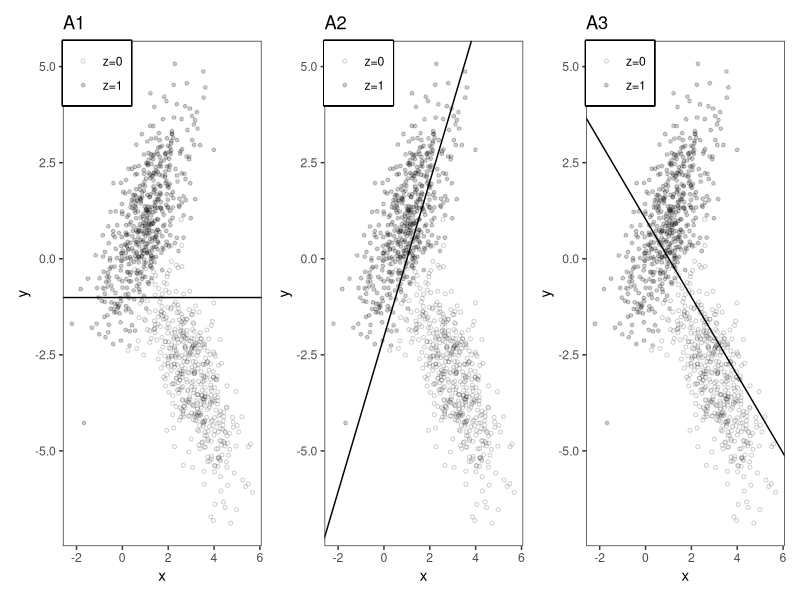
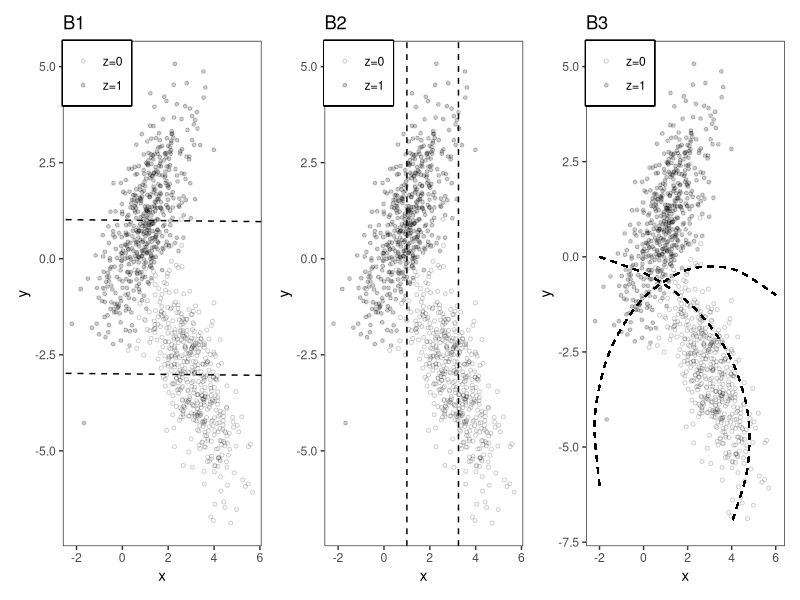
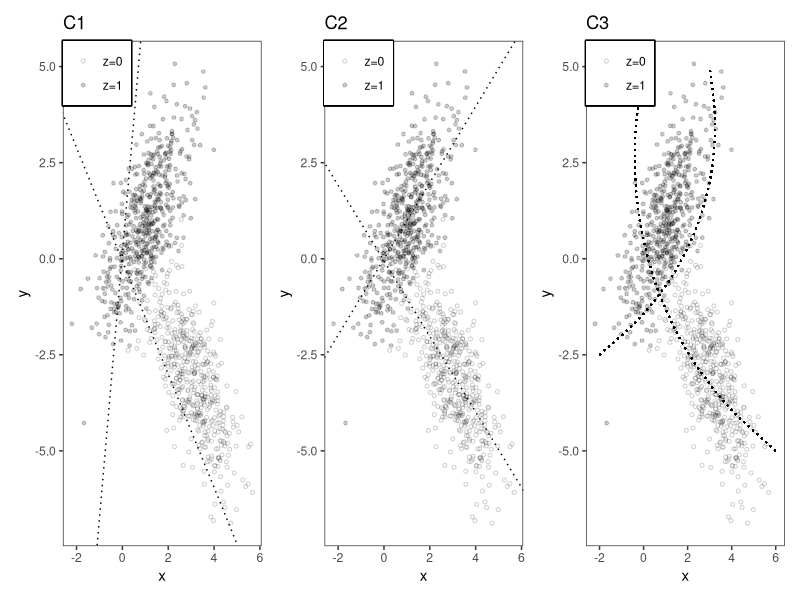
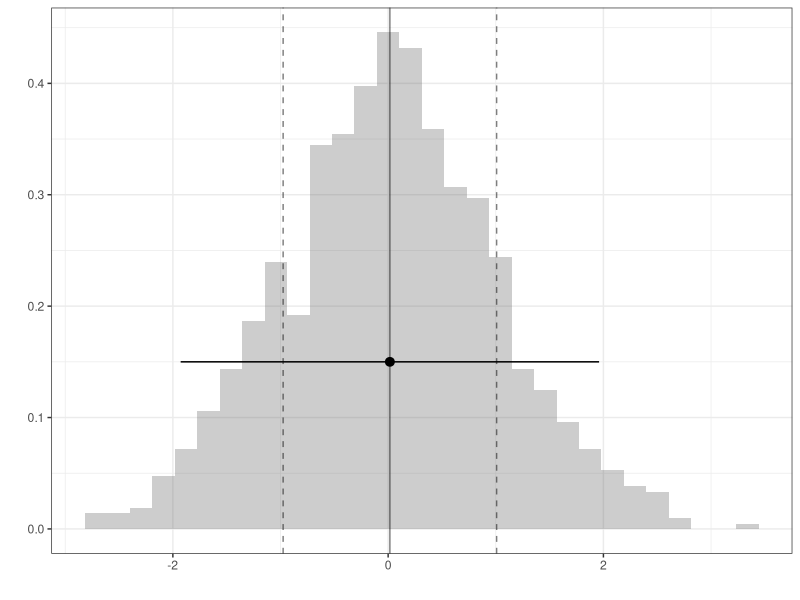
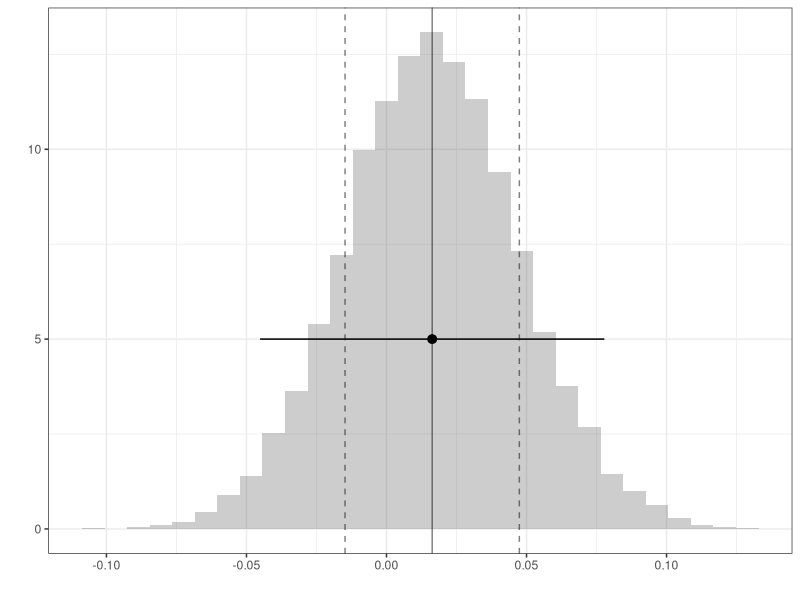

Write R code to recreate these figures, in order.
## ---- chunk 1
#| echo: false
#| warning: false
library(ggplot2)
library(tidyverse)
library(patchwork)
## ---- chunk 2
#| echo: false
#| warning: false
n <- 1000
zz <- c(rep(0,n/2),rep(1,n/2))
set.seed(123456)
xx <-  3 - 2*zz + rnorm(n,mean=0,sd = 1)
yy <- 2*zz*xx - xx + rnorm(n)

#pdf("midtermQ1.pdf")
#plot(xx,yy,xlab="x",ylab="y")
#points(xx[zz==0],yy[zz==0],pch=1)
#points(xx[zz==1],yy[zz==1],pch=19)
#legend("topleft",legend=c("z=0","z=1"),pch=c(1,19))
#dev.off()


#pdf("midtermQ1sol.pdf")
#plot(xx,yy,xlab="x",ylab="y")
#points(xx[zz==0],yy[zz==0],pch=1)
#points(xx[zz==1],yy[zz==1],pch=19)
#legend("topleft",legend=c("z=0","z=1"),pch=c(1,19))
modAct1 <- lm(yy ~ xx)
modAct2 <- lm(yy ~ xx + zz)
#abline(modAct1,lwd=2)
#abline(a=modAct2$coef[1],b=modAct2$coef[2],lty=2,lwd=2)
#abline(a=modAct2$coef[1]+modAct2$coef[3],b=modAct2$coef[2],lty=2,lwd=2)
#abline(lm(yy[zz==0]~xx[zz==0]),lty=3,lwd=2)
#abline(lm(yy[zz==1]~xx[zz==1]),lty=3,lwd=2)
#dev.off()


df <- data.frame(xx,yy,zz)

p <- ggplot(data = df, aes(x = xx, y = yy)) +
  geom_point(aes(shape = factor(zz)),size = 1,alpha=.2) +
  scale_shape_manual(values = c(1,19), label = c("z=0","z=1")) +
  xlab("x") +
  ylab("y") +
  theme_bw() +
  theme(panel.grid = element_blank(),
        legend.box.just = "left",
        legend.justification = c("left","top"),
        legend.position = c(0,1),
        legend.margin = margin(6,6,6,6),
        legend.title = element_blank(),
        legend.box.background = element_rect(color="black",size=1))

coef1 <- modAct1$coefficients
coef2 <- modAct2$coefficients
# simple regression line y ~ x --------
simpleA <- p + geom_abline(intercept = coef1[1], slope = coef1[2]) + ggtitle("A3")

simpleB <- p + geom_hline(yintercept = mean(df$yy)) + ggtitle("A1")

mod3 <- lm(yy ~ xx:zz, data = df)
simpleC <- p + geom_abline(intercept = coef(mod3)[1], slope = coef(mod3)[2]) +
  ggtitle("A2")


#pdf(file="Q1partAplot.pdf",width=10,height=4)
simpleB + simpleC + simpleA
#dev.off() 

## ---- chunk 3
#| echo: false
# multiple additive regression y ~ x + z
addA <- p + geom_abline(intercept = coef2[1], slope = coef2[2], linetype = 'dashed') +
  geom_abline(intercept = coef2[1] + coef2[3], slope = coef2[2], linetype = 'dashed') +
  ggtitle("B1")

addB <- p + geom_vline(xintercept = 1, linetype = 'dashed') +
  geom_vline(xintercept = 3.25, linetype = 'dashed') +
  ggtitle("B2")

addC <- p + geom_curve(aes(x = -2,xend=6,y=-6,yend=-1),
               curvature = -0.8,
               angle = 70,
               linetype = 'dashed') +
  geom_curve(aes(x=-2,y=0,xend=4,yend=-7),
             curvature = -0.5,
             linetype = 'dashed') +
  ggtitle("B3")

#pdf(file="Q1partBplot.pdf",width=10,height=4)
addA + addB + addC
#dev.off()
## ---- chunk 4
#| echo: false
# interactive model
mod3 <- lm(yy ~ xx*zz, data = df)
coef3 <- coef(mod3)
intC2 <- p + geom_abline(intercept = coef3[1], slope = coef3[2],
                linetype = 'dotted') +
  geom_abline(intercept = coef3[1] + coef3[3],
              slope = coef3[2] + coef3[4],
              linetype = 'dotted') +
  ggtitle("C2")


intC1 <- p + geom_abline(intercept = coef3[1], slope = coef3[2]*1.5,
                linetype = 'dotted') +
  geom_abline(intercept = coef3[1] + coef3[3]*4,
              slope = coef3[2] + coef3[4]*4,
              linetype = 'dotted') +
  ggtitle("C1")

intC3 <- p + geom_curve(aes(x = -2,y = -2.5,xend=3,yend=5),
               curvature = 0.3,
               #angle = 30,
               linetype = 'dotted') +
  geom_curve(aes(x=0,y=5,xend=6,yend=-5),
             curvature = 0.3,
             angle=95,
             linetype = 'dotted') +
  ggtitle("C3")

#pdf(file="Q1partCplot.pdf",width=10,height=4)
intC1 + intC2 + intC3
#dev.off()
## ---- chunk 5
#| echo: false
set.seed(123)
n = 1000
Y = rnorm(n)
## ---- chunk 6
#| echo: true
B=10000
Y.bar = rep(NA,B)
for(b in 1:B) {
  Y.bar[b]= mean(sample(Y,size=n,replace=TRUE))
}
## ---- chunk 7
#| echo: false
#| warning: false
#| out-height: 6in
#| fig-ncol: 2
#| fig-subcap:
#|  -  Histogram of the vector Y's elements
#|  -  Histogram of the Y.bar's elements
ggplot() + geom_histogram(aes(x=Y,     y=after_stat(density)), alpha=.3) + 
           geom_vline(aes(xintercept=mean(Y)), alpha=.5) + 
           geom_vline(aes(xintercept=mean(Y)+c(-1,1)*sd(Y)), linetype='dashed', alpha=.5) + 
           geom_pointrange(aes(x=mean(Y), xmin=mean(Y)-1.96*sd(Y), xmax=mean(Y)+1.96*sd(Y), y=.15)) + theme_bw() + xlab('') + ylab('')
ggplot() + geom_histogram(aes(x=Y.bar, y=after_stat(density)), alpha=.3) + 
           geom_vline(aes(xintercept=mean(Y.bar)), alpha=.5) + 
           geom_vline(aes(xintercept=mean(Y.bar)+c(-1,1)*sd(Y.bar)), linetype='dashed', alpha=.5) + 
           geom_pointrange(aes(x=mean(Y.bar), xmin=mean(Y.bar)-1.96*sd(Y)/sqrt(n), xmax=mean(Y.bar)+1.96*sd(Y)/sqrt(n), y=5)) + theme_bw() + xlab('') + ylab('')
